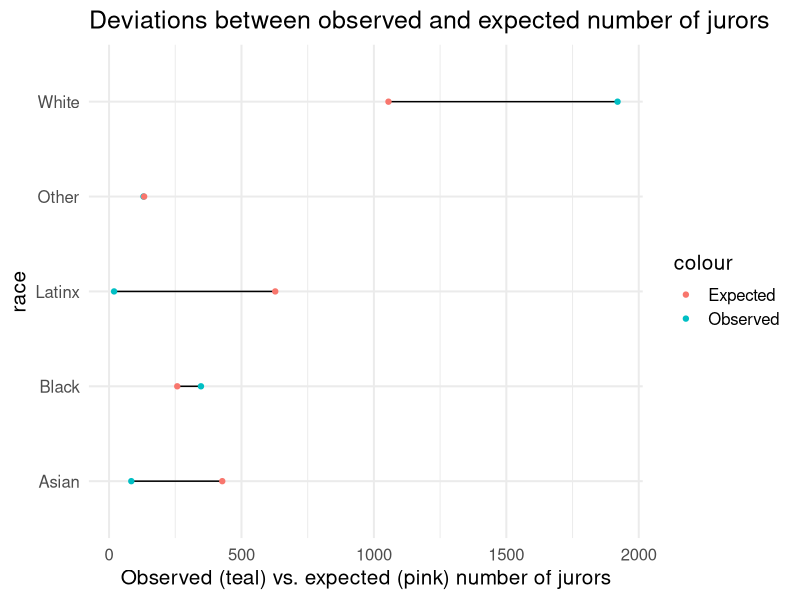
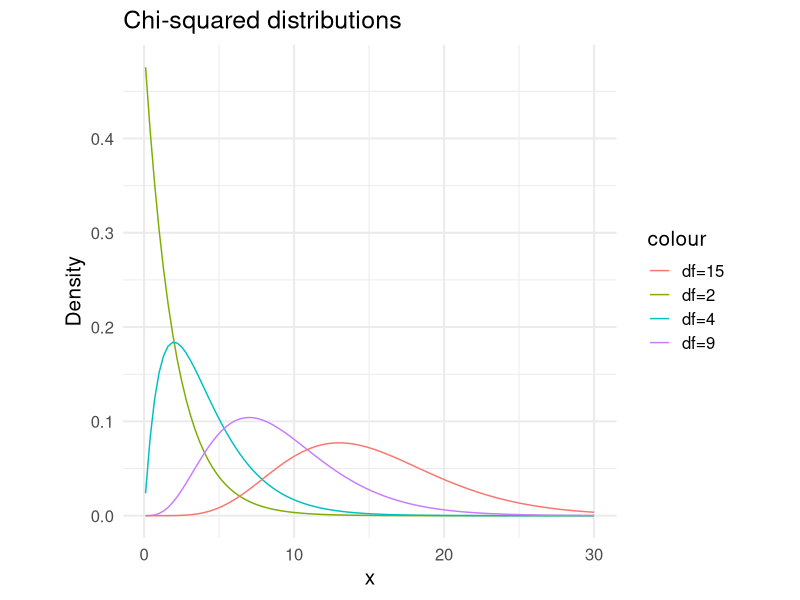
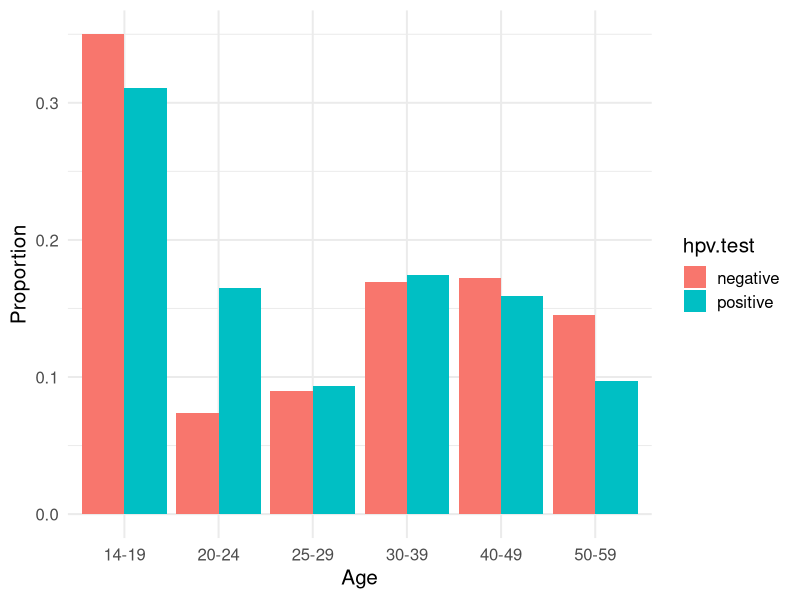

The R source for these figures, in order:
## ---- chunk 1
library(knitr) # for include_graphics() 
library(dplyr)
library(forcats)
library(readr)
library(ggplot2)
library(broom) 
library(tidyr)
library(ggplot2)
library(tibble)
## ---- chunk 2

library(ggplot2)
observed_counts <- c(1920, 347,   19,    84, 130)
expected_counts <- c(1055, 257.5, 627.5, 427.5, 132.5)
race <- c("White", "Black", "Latinx", "Asian", "Other")
jury_data <- data.frame("observed_counts" = observed_counts, "expected_counts" = expected_counts, "race" = race)

ggplot(jury_data, aes(y = race, x = observed_counts)) + 
  geom_segment(aes(xend = expected_counts, yend = race)) +
  geom_point(aes(col = "Observed")) + 
  geom_point(aes(col = "Expected", x = expected_counts)) +
  theme_minimal(base_size = 15) +
  labs(x = "Observed (teal) vs. expected (pink) number of jurors",
       title = "Deviations between observed and expected number of jurors")

## ---- chunk 3
# ggplot of the distribution at varying degrees of freedom

ggplot(data = data.frame(x = c(0.1, 30)), aes(x)) + 
  #geom_area(stat = "function", fun = dchisq, args = list(df=9),
      #      xlim = c(12, 20), fill = "grey") +
  stat_function(fun = dchisq, n = 101, args = list(df=2), aes(col = "df=2")) +
  stat_function(fun = dchisq, n = 101, args = list(df=4), aes(col = "df=4")) +
  stat_function(fun = dchisq, n = 101, args = list(df=9), aes(col = "df=9")) +
  stat_function(fun = dchisq, n = 101, args = list(df=15), aes(col = "df=15")) +
  theme_minimal(base_size = 15) + 
  theme(aspect.ratio=1) +
  labs(y = "Density", title = "Chi-squared distributions")
## ---- chunk 4
pchisq(q = 1606.454, df = 4,lower.tail = F)
## ---- chunk 5
chisq.test(x = c(1920, 347, 19, 84, 130), # x is vector of observed counts
           p = c(.422, .103, .251, .171, .053)) # p is probability under the null
## ---- chunk 6
pchisq(q = 19.12, df = 6, lower.tail = F)
## ---- chunk 7
Expect_0<-dbinom(0,size=3,prob=0.166666667)
Expect_1<-dbinom(1,size=3,prob=0.166666667)
Expect_2<-dbinom(2,size=3,prob=0.166666667)
Expect_3<-dbinom(3,size=3,prob=0.166666667)
Expected<-c(Expect_0,Expect_1,Expect_2,Expect_3)
Expected
## ---- chunk 8
chisq.test(x = c(47,35,15,3), # x is vector of observed counts
           p = Expected) # p is probability under the null
## ---- chunk 9
pchisq(q = 18.9972, df = 1, lower.tail = F) #df = (2-1)(2-1) = 1
## ---- chunk 10
library(tibble)
two_way <- tribble(~ sandwich, ~ nosandwich,
                     109,        4, #row for Illness
                     116,         34) #row for no Illness
## ---- chunk 11
chisq.test(two_way, correct = F) #not using Yates' correction for continuity
## ---- chunk 12
chisq.test(two_way, correct = T) #using Yates' correction for continuity
## ---- chunk 13
age.group <- rep(c("14-19", "20-24", "25-29", "30-39", "40-49", "50-59"), 2)
hpv.test <- c(rep("positive", 6), rep("negative", 6))
number.of.women <- c(160, 85, 48, 90, 82, 50, 
                     492, 104, 126, 238, 242, 204)

hpv.data <- data.frame(age.group, hpv.test, number.of.women)

library(dplyr)
library(ggplot2)
hpv.data <- hpv.data %>% group_by(hpv.test) %>% 
  mutate(sum.women = sum(number.of.women),
         prop.women.age = number.of.women/sum.women)

ggplot(hpv.data, aes(x = age.group, y = prop.women.age)) + 
  geom_bar(aes(fill = hpv.test), stat = "identity", position = "dodge") +
  theme_minimal(base_size = 15) +
  labs(y = "Proportion", x = "Age", main = "Conditional distribution of age by HPV status")
## ---- chunk 14
pchisq(40.55, df=5, lower.tail=F)
## ---- chunk 15
library(tibble)
n_way <- tribble(~ HPV, ~ noHPV,
                   160,492,
                   85,104,
                   48,126,
                   90,238,
                   82,242,
                   50,204) 
chisq.test(n_way, correct=F)
